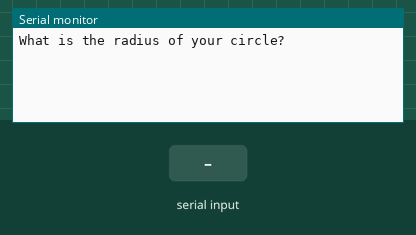
This sketch was run on a simulated Arduino Uno, built with avr-gcc and run on an emulated ATmega328P. Shown: the last lines printed to the serial monitor. The inputs (shaded band) are chosen by the test bench.

Above: at 1.2 s.
1.3 s: "90,45\n" received over Serial
At 2.2 s:
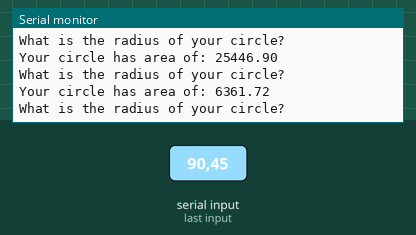
2.8 s: "30,150\n" received over Serial
At 5.1 s:
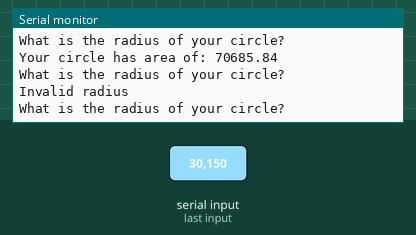
Timing chart, 0 to 6.6 s (numbered marks = the images above; inputs shaded):
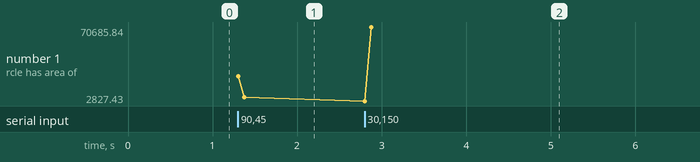

The sketch:

serial_monitor_read_user_input.ino
```cpp
int numberOfBlinks;
String msg = "What is the radius of your circle?";
String errorMsg = "Invalid radius";
String responseMsg = "Your circle has area of: ";
int delayTime = 500;
float radius;
float area;

void setup() {
  Serial.begin(9600);
}

void loop() {
  Serial.println(msg);

  while (Serial.available() == 0) {
  }

  radius = Serial.parseFloat();
  if (radius > 0) {
    area = PI * radius * radius;

    Serial.print(responseMsg);
    Serial.println(area);
  } else {
    Serial.println(errorMsg);
  }
}
```

Measured:
- after the input at 1.3 s, the serial monitor: prints a new line at once (image 1)
- after the input at 2.8 s, the serial monitor: prints a new line at once (image 2)
- plotted number 1: 6361.72 → 70685.84 after the input at 2.8 s
